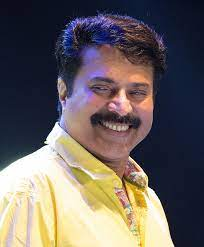
#> input picture data/mammuty.jpeg, 204 x 247 px, found by its file name
$ jupyter execute face_pic.ipynb
#> lines starting #> are read from the running program, lines starting #| are printed output that depends on the picture; after the words box and inside, x2 and y2 are one past the last pixel; in counts of white or black regions, pixels touching at a corner belong together
[cell 1]
import cv2
import matplotlib.pyplot as plt

[cell 2]
img = cv2.imread('/home/navya/Documents/to_study/face_detection/data/mammuty.jpeg')
#> img is the input picture: shape (247, 204, 3); mean B, G, R 95.5, 97.6, 105.5

[cell 3]
rgb_img = cv2.cvtColor(img,cv2.COLOR_BGR2RGB)
plt.imshow(rgb_img)

[cell 4]
cv2.imshow('img',img)
cv2.waitKey()
cv2.destroyAllWindows()

[cell 5]
img_grey = cv2.cvtColor(img,cv2.COLOR_BGR2GRAY)
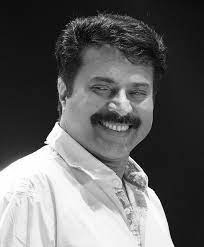
#> img_grey: shape (247, 204); min 1, max 255, mean 99.8

[cell 6]
face_cascade = cv2.CascadeClassifier('/home/navya/Documents/to_study/face_detection/data/haarcascade_frontalface_default.xml')

[cell 7]
faces = face_cascade.detectMultiScale(img_grey)
#> faces = [[70, 51, 100, 100]]

[cell 8]
#face count
len(faces)
#> Out = 1

[cell 9]
faces #these values are points x,y,w,h
#> Out = [[70, 51, 100, 100]]

[cell 10]
for (x,y,w,h) in faces:   #width hight eplum add akanam
    cv2.rectangle(img,(x,y),(x+w,y+h),color=(0,255,0),thickness=1)
#> this loop made 1 pass
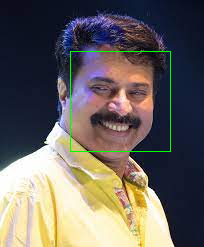
#> img: shape (247, 204, 3); 0.79% of pixels changed, all inside (x1, y1, x2, y2) = (70, 51, 171, 152)
